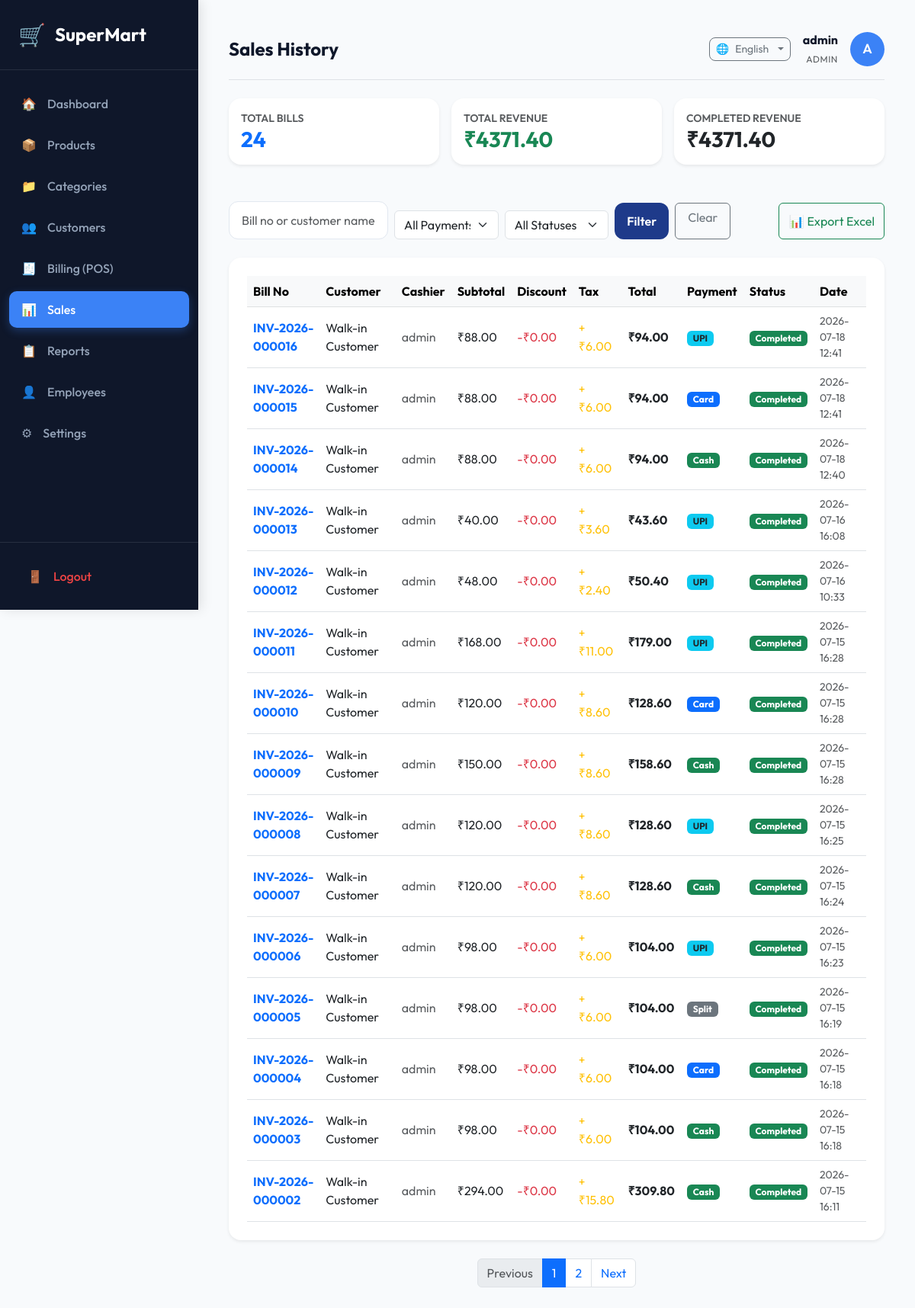
Screenshot of /sales/ (signed in) with the database file from the repository.
### tables this page shows
CREATE TABLE settings (
    key TEXT PRIMARY KEY,
    value TEXT NOT NULL
);

CREATE TABLE users (
    id INTEGER PRIMARY KEY AUTOINCREMENT,
    username TEXT UNIQUE NOT NULL,
    password_hash TEXT NOT NULL,
    email TEXT UNIQUE NOT NULL,
    phone TEXT,
    role TEXT CHECK(role IN ('admin', 'manager', 'cashier')) NOT NULL,
    status TEXT CHECK(status IN ('active', 'inactive')) DEFAULT 'active',
    created_at TIMESTAMP DEFAULT CURRENT_TIMESTAMP
, full_name TEXT, joining_date DATE, profile_photo TEXT, language TEXT DEFAULT 'en');

CREATE TABLE bills (
    id INTEGER PRIMARY KEY AUTOINCREMENT,
    bill_number TEXT UNIQUE NOT NULL,
    customer_id INTEGER,
    user_id INTEGER,
    subtotal REAL NOT NULL,
    discount_amount REAL DEFAULT 0.0,
    tax_amount REAL DEFAULT 0.0,
    total_amount REAL NOT NULL,
    payment_method TEXT CHECK(payment_method IN ('Cash', 'Card', 'UPI', 'Split')) NOT NULL,
    cash_amount REAL DEFAULT 0.0,
    card_amount REAL DEFAULT 0.0,
    upi_amount REAL DEFAULT 0.0,
    status TEXT CHECK(status IN ('completed', 'returned', 'cancelled')) DEFAULT 'completed',
    created_at TIMESTAMP DEFAULT CURRENT_TIMESTAMP, net_banking_amount REAL DEFAULT 0.0,
    FOREIGN KEY (customer_id) REFERENCES customers(id) ON DELETE SET NULL,
    FOREIGN KEY (user_id) REFERENCES users(id) ON DELETE SET NULL
);

### app/views/sales_routes.py (the view)
@sales_bp.route('/')
@login_required
@role_required('admin', 'manager')
def index():
    search = request.args.get('search', '').strip()
    payment_filter = request.args.get('payment', '').strip()
    status_filter = request.args.get('status', '').strip()
    page = max(1, int(request.args.get('page', 1)))
    per_page = 15
    base_query = """
        SELECT b.id, b.bill_number, b.total_amount, b.subtotal, b.discount_amount,
               b.tax_amount, b.payment_method, b.status, b.created_at,
               COALESCE(c.name, 'Walk-in Customer') as customer_name,
               u.username as cashier
        FROM bills b
        LEFT JOIN customers c ON b.customer_id = c.id
        LEFT JOIN users u ON b.user_id = u.id
        WHERE 1=1
    """
    params = []
    if search:
        base_query += " AND (b.bill_number LIKE ? OR c.name LIKE ?)"
        params += [f'%{search}%', f'%{search}%']
    if payment_filter:
        base_query += " AND b.payment_method = ?"
        params.append(payment_filter)
    if status_filter:
        base_query += " AND b.status = ?"
        params.append(status_filter)
    total_count = query_db(
        f"SELECT COUNT(*) as cnt FROM ({base_query}) t", params, one=True
    )
    total_bills = total_count['cnt'] if total_count else 0
    total_pages = max(1, (total_bills + per_page - 1) // per_page)
    base_query += " ORDER BY b.created_at DESC LIMIT ? OFFSET ?"
    params += [per_page, (page - 1) * per_page]
    bills = query_db(base_query, params)
    summary = query_db("""
        SELECT
            COUNT(*) as total_count,
            COALESCE(SUM(total_amount), 0) as total_revenue,
            COALESCE(SUM(CASE WHEN status = 'completed' THEN total_amount ELSE 0 END), 0) as completed_revenue
        FROM bills
    """, one=True)
    currency_row = query_db("SELECT value FROM settings WHERE key='currency'", one=True)
    currency = currency_row['value'] if currency_row else '₹'
    return render_template('sales.html',
                           bills=bills, summary=summary, currency=currency,
                           search=search, payment_filter=payment_filter,
                           status_filter=status_filter,
                           page=page, total_pages=total_pages)

### app/templates/sales.html (shortened to what this page needs)
{% extends "base.html" %}
{% block page_header %}Sales History{% endblock %}
{% block content %}
<div class="row g-3 mb-4">
    <div class="col-md-4">
        <div class="card border-0 shadow-sm p-3">
            <small class="text-muted text-uppercase fw-semibold">Total Bills</small>
            <h3 class="fw-bold text-primary mb-0">{{ summary.total_count }}</h3>
        </div>
    </div>
    <div class="col-md-4">
        <div class="card border-0 shadow-sm p-3">
            <small class="text-muted text-uppercase fw-semibold">Total Revenue</small>
            <h3 class="fw-bold text-success mb-0">{{ currency }}{{ "%.2f"|format(summary.total_revenue) }}</h3>
        </div>
    </div>
    <div class="col-md-4">
        <div class="card border-0 shadow-sm p-3">
            <small class="text-muted text-uppercase fw-semibold">Completed Revenue</small>
            <h3 class="fw-bold mb-0">{{ currency }}{{ "%.2f"|format(summary.completed_revenue) }}</h3>
        </div>
    </div>
</div>
<form action="{{ url_for('sales.index') }}" method="GET" class="row g-2 align-items-end mb-4">
    <div class="col-md-3">
        <input type="text" name="search" value="{{ search }}" class="form-control" placeholder="Bill no or customer name…">
    </div>
    <div class="col-md-2">
        <select name="payment" class="form-select">
            <option value="">All Payments</option>
        </select>
    </div>
    <div class="col-md-2">
        <select name="status" class="form-select">
            <option value="">All Statuses</option>
        </select>
    </div>
    <div class="col-md-5 d-flex gap-2">
        <button class="btn btn-primary px-3">Filter</button>
        <a href="{{ url_for('sales.index') }}" class="btn btn-outline-secondary px-3">Clear</a>
        <a href="{{ url_for('sales.export', search=search, payment=payment_filter, status=status_filter) }}" class="btn btn-outline-success ms-auto d-flex align-items-center gap-1">
            <span>📊</span> Export Excel
        </a>
    </div>
</form>
<div class="card shadow-sm border-0">
    <div class="table-responsive">
        <table class="table table-hover align-middle mb-0">
            <thead class="table-light">
                <tr>
                    <th>Bill No</th>
                    <th>Customer</th>
                    <th>Cashier</th>
                    <th>Subtotal</th>
                    <th>Discount</th>
                    <th>Tax</th>
                    <th>Total</th>
                    <th>Payment</th>
                    <th>Status</th>
                    <th>Date</th>
                </tr>
            </thead>
            <tbody>
                {% if bills %}
                    {% for b in bills %}
                    <tr>
                        <td class="fw-bold text-primary">{{ b.bill_number }}</td>
                        <td>{{ b.customer_name }}</td>
                        <td class="text-muted">{{ b.cashier or '—' }}</td>
                        <td>{{ currency }}{{ "%.2f"|format(b.subtotal) }}</td>
                        <td class="text-danger">-{{ currency }}{{ "%.2f"|format(b.discount_amount) }}</td>
                        <td class="text-warning">+{{ currency }}{{ "%.2f"|format(b.tax_amount) }}</td>
                        <td class="fw-bold">{{ currency }}{{ "%.2f"|format(b.total_amount) }}</td>
                        <td>
                            <span class="badge
                                {% if b.payment_method == 'Cash' %}bg-success
                                {% elif b.payment_method == 'Card' %}bg-primary
                                {% elif b.payment_method == 'UPI' %}bg-info text-dark
                                {% else %}bg-secondary{% endif %}">
                                {{ b.payment_method }}
                            </span>
                        </td>
                        <td>
                            <span class="badge
                                {% if b.status == 'completed' %}bg-success
                                {% elif b.status == 'cancelled' %}bg-danger
                                {% else %}bg-warning text-dark{% endif %}">
                                {{ b.status|capitalize }}
                            </span>
                        </td>
                        <td class="text-muted small">{{ b.created_at[:16] if b.created_at else '—' }}</td>
                    </tr>
                    {% endfor %}
                {% else %}
                <tr>
                    <td colspan="10" class="text-center py-5 text-muted">
                        <span style="font-size:2.5rem;">📋</span><br>No sales records found.
                    </td>
                </tr>
                {% endif %}
            </tbody>
        </table>
    </div>
</div>
{% if total_pages > 1 %}
<nav class="mt-4">
    <ul class="pagination justify-content-center">
        <li class="page-item {% if page == 1 %}disabled{% endif %}">
            <a class="page-link" href="{{ url_for('sales.index', page=page-1, search=search, payment=payment_filter, status=status_filter) }}">Previous</a>
        </li>
        {% for p in range(1, total_pages + 1) %}
        <li class="page-item {% if p == page %}active{% endif %}">
            <a class="page-link" href="{{ url_for('sales.index', page=p, search=search, payment=payment_filter, status=status_filter) }}">{{ p }}</a>
        </li>
        {% endfor %}
        <li class="page-item {% if page == total_pages %}disabled{% endif %}">
            <a class="page-link" href="{{ url_for('sales.index', page=page+1, search=search, payment=payment_filter, status=status_filter) }}">Next</a>
        </li>
    </ul>
</nav>
{% endif %}
{% endblock %}

### app/templates/base.html (shortened to what this page needs)
<!DOCTYPE html>
<html lang="{{ language }}">
<head>
    <link href="https://cdn.jsdelivr.net/npm/bootstrap@5.3.0/dist/css/bootstrap.min.css" rel="stylesheet">
    <link rel="stylesheet" href="{{ url_for('static', filename='css/style.css') }}">
</head>
<body>
    <div class="sidebar" id="sidebar">
        <div class="sidebar-header">
            <span style="font-size: 1.8rem;">🛒</span>
            <h2>{{ store_name }}</h2>
        </div>
        <ul class="sidebar-menu">
            {% if g.user and g.user.role in ['admin', 'manager'] %}
            <li class="sidebar-item">
                <a href="{{ url_for('dashboard.index') }}" class="sidebar-link {% if request.path == '/' or request.path == '/dashboard' %}active{% endif %} loading-link" data-i18n="dashboard">
                    <span>🏠</span> Dashboard
                </a>
            </li>
            <li class="sidebar-item">
                <a href="{{ url_for('product.index') }}" class="sidebar-link {% if '/products' in request.path %}active{% endif %} loading-link" data-i18n="products">
                    <span>📦</span> Products
                </a>
            </li>
            <li class="sidebar-item">
                <a href="{{ url_for('category.index') }}" class="sidebar-link {% if '/categories' in request.path %}active{% endif %} loading-link" data-i18n="categories">
                    <span>📁</span> Categories
                </a>
            </li>
            <li class="sidebar-item">
                <a href="{{ url_for('customer.index') }}" class="sidebar-link {% if '/customers' in request.path %}active{% endif %} loading-link" data-i18n="customers">
                    <span>👥</span> Customers
                </a>
            </li>
            {% endif %}
            <li class="sidebar-item">
                <a href="{{ url_for('pos.index') }}" class="sidebar-link {% if '/pos' in request.path %}active{% endif %} loading-link" data-i18n="billing_pos">
                    <span>🧾</span> Billing (POS)
                </a>
            </li>
            {% if g.user and g.user.role in ['admin', 'manager'] %}
            <li class="sidebar-item">
                <a href="{{ url_for('sales.index') }}" class="sidebar-link {% if '/sales' in request.path %}active{% endif %} loading-link" data-i18n="sales">
                    <span>📊</span> Sales History
                </a>
            </li>
            <li class="sidebar-item">
                <a href="{{ url_for('reports.index') }}" class="sidebar-link {% if '/reports' in request.path %}active{% endif %} loading-link" data-i18n="reports">
                    <span>📋</span> Reports
                </a>
            </li>
            {% endif %}
            {% if g.user and g.user.role == 'admin' %}
            <li class="sidebar-item">
                <a href="{{ url_for('user.list_users') }}" class="sidebar-link {% if '/users' in request.path %}active{% endif %} loading-link" data-i18n="employees">
                    <span>👤</span> Employees
                </a>
            </li>
            <li class="sidebar-item">
                <a href="{{ url_for('settings.index') }}" class="sidebar-link {% if '/settings' in request.path %}active{% endif %} loading-link" data-i18n="settings">
                    <span>⚙</span> Settings
                </a>
            </li>
            {% endif %}
        </ul>
        <div class="sidebar-footer">
            <a href="{{ url_for('auth.logout') }}" class="logout-link" data-i18n="logout">
                <span>🚪</span> Logout
            </a>
        </div>
    </div>
    <div class="main-content" id="main-content">
        <header class="d-flex justify-content-between align-items-center mb-4 pb-3 border-bottom">
            <div class="header-title">
                <h4 class="mb-0 fw-bold">{% block page_header %}{% endblock %}</h4>
            </div>
            <div class="d-flex align-items-center gap-3">
                <div class="dropdown">
                    <button class="btn btn-outline-secondary btn-sm dropdown-toggle d-flex align-items-center gap-2" type="button" id="languageDropdown" data-bs-toggle="dropdown" aria-expanded="false" style="border-radius: 8px;">
                        🌐 <span id="current-lang-label">English</span>
                    </button>
                </div>
                {% if g.user %}
                <div class="text-end d-none d-md-block">
                    <div class="fw-bold">{{ g.user.username }}</div>
                    <small class="text-uppercase text-muted" style="font-size: 0.75rem; letter-spacing: 0.05em;">
                        {{ g.user.role }}
                    </small>
                </div>
                <a href="{{ url_for('user.profile') }}" class="text-decoration-none">
                    <div class="avatar-circle">
                        {{ g.user.username[0].upper() }}
                    </div>
                </a>
                {% endif %}
            </div>
        </header>
        <div class="container-fluid p-0">
            {% block content %}{% endblock %}
        </div>
    </div>
</body>
</html>

### rows the page displays
settings: value "SuperMart"
users: user.username "admin", user.role "ADMIN", user "A"
bills: bill_number "INV-2026-000016", customer_name "Walk-in Customer", username "admin", currency "₹", subtotal "88.00", discount_amount "0.00", tax_amount "6.00", total_amount "94.00", payment_method "UPI", status "Completed", created_at "2026-07-18 12:41"
bills: bill_number "INV-2026-000015", customer_name "Walk-in Customer", username "admin", currency "₹", subtotal "88.00", discount_amount "0.00", tax_amount "6.00", total_amount "94.00", payment_method "Card", status "Completed", created_at "2026-07-18 12:41"
bills: bill_number "INV-2026-000014", customer_name "Walk-in Customer", username "admin", currency "₹", subtotal "88.00", discount_amount "0.00", tax_amount "6.00", total_amount "94.00", payment_method "Cash", status "Completed", created_at "2026-07-18 12:40"
bills: bill_number "INV-2026-000013", customer_name "Walk-in Customer", username "admin", currency "₹", subtotal "40.00", discount_amount "0.00", tax_amount "3.60", total_amount "43.60", payment_method "UPI", status "Completed", created_at "2026-07-16 16:08"
bills: bill_number "INV-2026-000012", customer_name "Walk-in Customer", username "admin", currency "₹", subtotal "48.00", discount_amount "0.00", tax_amount "2.40", total_amount "50.40", payment_method "UPI", status "Completed", created_at "2026-07-16 10:33"
bills: bill_number "INV-2026-000011", customer_name "Walk-in Customer", username "admin", currency "₹", subtotal "168.00", discount_amount "0.00", tax_amount "11.00", total_amount "179.00", payment_method "UPI", status "Completed", created_at "2026-07-15 16:28"
bills: bill_number "INV-2026-000010", customer_name "Walk-in Customer", username "admin", currency "₹", subtotal "120.00", discount_amount "0.00", tax_amount "8.60", total_amount "128.60", payment_method "Card", status "Completed", created_at "2026-07-15 16:28"
bills: bill_number "INV-2026-000009", customer_name "Walk-in Customer", username "admin", currency "₹", subtotal "150.00", discount_amount "0.00", tax_amount "8.60", total_amount "158.60", payment_method "Cash", status "Completed", created_at "2026-07-15 16:28"
bills: bill_number "INV-2026-000008", customer_name "Walk-in Customer", username "admin", currency "₹", subtotal "120.00", discount_amount "0.00", tax_amount "8.60", total_amount "128.60", payment_method "UPI", status "Completed", created_at "2026-07-15 16:25"
bills: bill_number "INV-2026-000007", customer_name "Walk-in Customer", username "admin", currency "₹", subtotal "120.00", discount_amount "0.00", tax_amount "8.60", total_amount "128.60", payment_method "Cash", status "Completed", created_at "2026-07-15 16:24"
bills: bill_number "INV-2026-000006", customer_name "Walk-in Customer", username "admin", currency "₹", subtotal "98.00", discount_amount "0.00", tax_amount "6.00", total_amount "104.00", payment_method "UPI", status "Completed", created_at "2026-07-15 16:23"
bills: bill_number "INV-2026-000005", customer_name "Walk-in Customer", username "admin", currency "₹", subtotal "98.00", discount_amount "0.00", tax_amount "6.00", total_amount "104.00", payment_method "Split", status "Completed", created_at "2026-07-15 16:19"
bills: bill_number "INV-2026-000004", customer_name "Walk-in Customer", username "admin", currency "₹", subtotal "98.00", discount_amount "0.00", tax_amount "6.00", total_amount "104.00", payment_method "Card", status "Completed", created_at "2026-07-15 16:18"
bills: bill_number "INV-2026-000003", customer_name "Walk-in Customer", username "admin", currency "₹", subtotal "98.00", discount_amount "0.00", tax_amount "6.00", total_amount "104.00", payment_method "Cash", status "Completed", created_at "2026-07-15 16:18"
bills: bill_number "INV-2026-000002", customer_name "Walk-in Customer", username "admin", currency "₹", subtotal "294.00", discount_amount "0.00", tax_amount "15.80", total_amount "309.80", payment_method "Cash", status "Completed", created_at "2026-07-15 16:11"

### other values shown
{{ summary.total_count }} "24"
{{ currency }} "₹"
{{ "%.2f"|format(summary.total_revenue) }} "4371.40"
{{ "%.2f"|format(summary.completed_revenue) }} "4371.40"
{{ p }} "1" "2"
